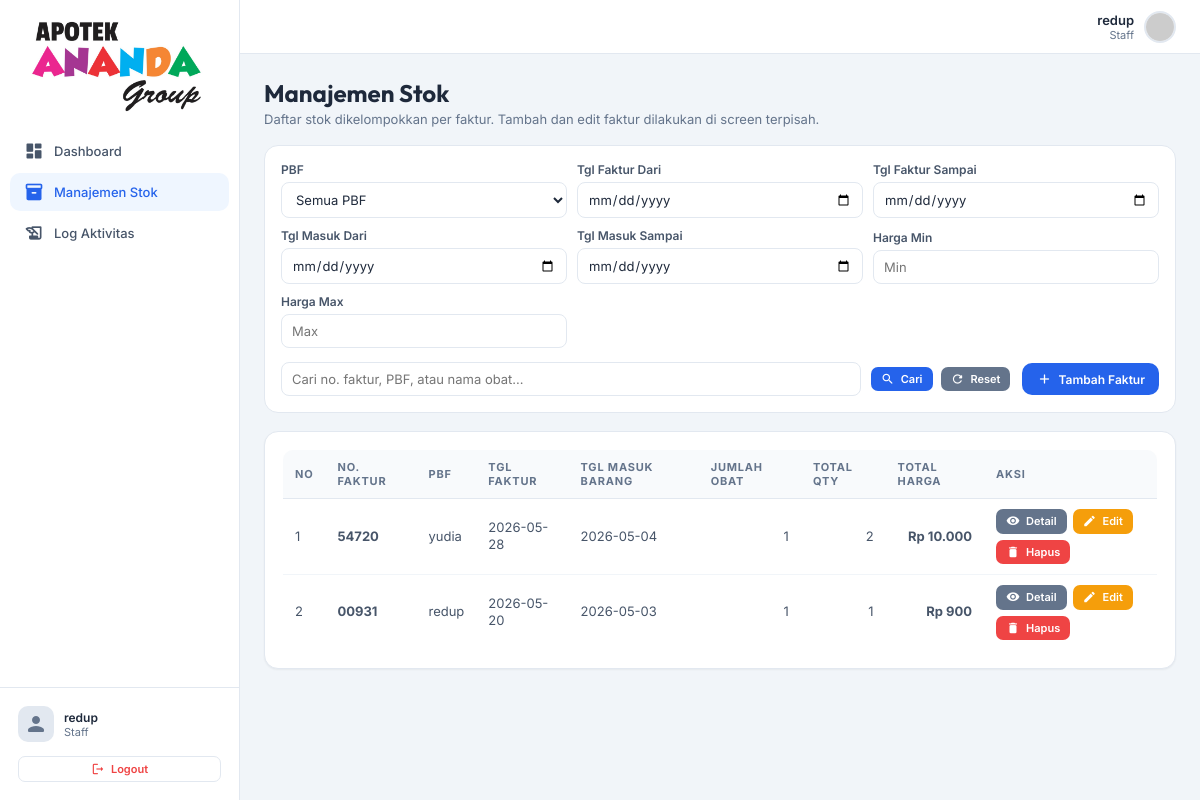
Page /frontend/admin/manajemen_stok.php (signed in) on the earlier database version.
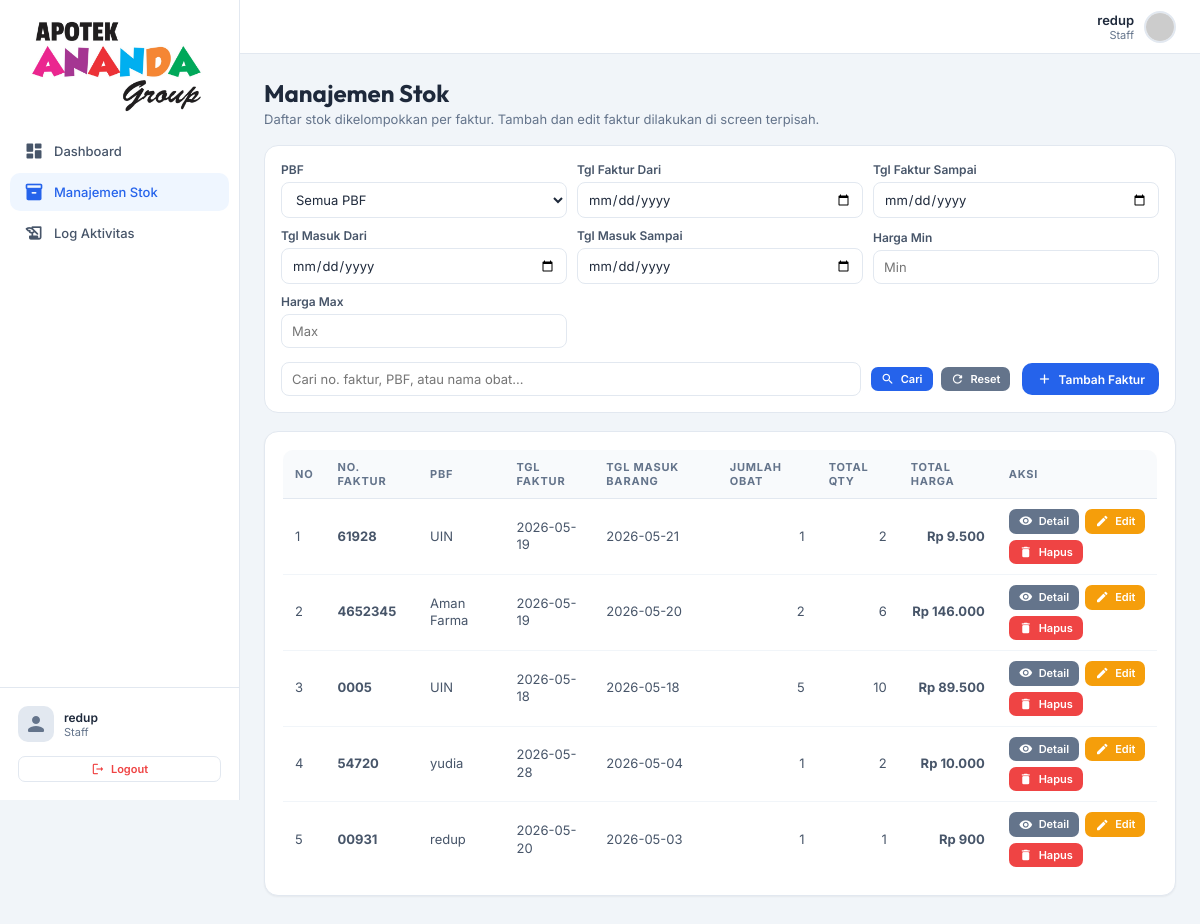
Same page on the later database version.
### tables this page shows
CREATE TABLE `faktur` (
  `id_faktur` int(11) NOT NULL,
  `no_faktur` varchar(100) NOT NULL,
  `id_pbf` int(11) NOT NULL,
  `tanggal_faktur` date NOT NULL,
  `tanggal_masuk` date NOT NULL,
  `tanggal_jatuh_tempo` date DEFAULT NULL,
  `jumlah_obat` int(11) NOT NULL DEFAULT 0,
  `total_qty` int(11) NOT NULL DEFAULT 0,
  `total_harga` decimal(15,2) NOT NULL DEFAULT 0.00,
  `status_bayar` enum('belum_lunas','lunas') NOT NULL DEFAULT 'belum_lunas',
  `tanggal_lunas` date DEFAULT NULL,
  `bukti_pembayaran` varchar(255) DEFAULT NULL,
  `id_user` int(11) NOT NULL,
  `created_at` datetime DEFAULT current_timestamp(),
  `updated_at` datetime DEFAULT current_timestamp() ON UPDATE current_timestamp()
);

CREATE TABLE `pbf` (
  `id_pbf` int(11) NOT NULL,
  `nama_pbf` varchar(100) NOT NULL,
  `alamat` text DEFAULT NULL,
  `no_telepon` varchar(20) DEFAULT NULL,
  `kontak_person` varchar(100) DEFAULT NULL,
  `keterangan` text DEFAULT NULL,
  `id_user` int(11) NOT NULL,
  `created_at` datetime DEFAULT current_timestamp(),
  `updated_at` datetime DEFAULT current_timestamp() ON UPDATE current_timestamp()
);

### frontend/admin/manajemen_stok.php (called while the page is built, shortened)
<?php
require_once __DIR__ . '/../../backend/helpers/session_helper.php';
require_once __DIR__ . '/../templates/header.php';
require_once __DIR__ . '/../../backend/models/stok_masuk.php';
$stokModel = new StokMasuk();
$filterPbf = isset($_GET['pbf']) ? sanitizeInt($_GET['pbf']) : null;
$search    = isset($_GET['search']) ? sanitize($_GET['search']) : null;
$tanggalFakturDari = isset($_GET['tanggal_faktur_dari']) ? sanitize($_GET['tanggal_faktur_dari']) : null;
$tanggalFakturSampai = isset($_GET['tanggal_faktur_sampai']) ? sanitize($_GET['tanggal_faktur_sampai']) : null;
$tanggalMasukDari = isset($_GET['tanggal_masuk_dari']) ? sanitize($_GET['tanggal_masuk_dari']) : null;
$tanggalMasukSampai = isset($_GET['tanggal_masuk_sampai']) ? sanitize($_GET['tanggal_masuk_sampai']) : null;
$hargaMin = (isset($_GET['harga_min']) && $_GET['harga_min'] !== '') ? sanitizeDecimal($_GET['harga_min']) : null;
$hargaMax = (isset($_GET['harga_max']) && $_GET['harga_max'] !== '') ? sanitizeDecimal($_GET['harga_max']) : null;
$stokList  = $stokModel->getAll($filterPbf, $search, $tanggalFakturDari, $tanggalFakturSampai, $tanggalMasukDari, $tanggalMasukSampai, $hargaMin, $hargaMax);
$canDeleteFaktur = true;
require_once __DIR__ . '/../templates/sidebar.php';
require_once __DIR__ . '/../templates/stok_faktur_page.php';
require_once __DIR__ . '/../templates/footer.php';

### backend/config/database.php (called while the page is built, shortened)
<?php
function getDBConnection(): PDO {
    static $pdo = null;
    if ($pdo === null) {
        $dsn = "mysql:host=" . DB_HOST . ";dbname=" . DB_NAME . ";charset=" . DB_CHARSET;
        $options = [
            PDO::ATTR_ERRMODE            => PDO::ERRMODE_EXCEPTION,
            PDO::ATTR_DEFAULT_FETCH_MODE => PDO::FETCH_ASSOC,
            PDO::ATTR_EMULATE_PREPARES   => false,
            PDO::ATTR_STRINGIFY_FETCHES  => false,
            PDO::MYSQL_ATTR_INIT_COMMAND => "SET NAMES utf8mb4 COLLATE utf8mb4_unicode_ci"
        ];
        try {
            $pdo = new PDO($dsn, DB_USER, DB_PASS, $options);
            $pdo->exec("SET time_zone = '" . DB_TIMEZONE . "'");
        } catch (PDOException $e) {
            error_log("Database connection failed: " . $e->getMessage());
            die("Koneksi database gagal. Silakan hubungi administrator.");
        }
    }
    return $pdo;
}

### backend/models/stok_masuk.php (called while the page is built, shortened)
<?php
require_once __DIR__ . '/../config/database.php';
class StokMasuk {
    private PDO $db;
    public function __construct() {
        $this->db = getDBConnection();
    }
    public function getAll(
        ?int $pbfId = null,
        ?string $search = null,
        ?string $tanggalFakturDari = null,
        ?string $tanggalFakturSampai = null,
        ?string $tanggalMasukDari = null,
        ?string $tanggalMasukSampai = null,
        ?float $hargaMin = null,
        ?float $hargaMax = null
    ): array {
        $sql = "SELECT
                    f.*,
                    f.status_bayar AS status_pembayaran,
                    p.nama_pbf,
                    COUNT(ofa.id_obat_faktur) AS jumlah_item,
                    COALESCE(SUM(ofa.qty), 0) AS total_qty,
                    COALESCE(SUM(ofa.total), 0) AS total_faktur,
                    GROUP_CONCAT(DISTINCT ofa.nama_obat ORDER BY ofa.nama_obat SEPARATOR ', ') AS daftar_obat
                FROM faktur f
                JOIN pbf p ON f.id_pbf = p.id_pbf
                LEFT JOIN obat_faktur ofa ON f.id_faktur = ofa.id_faktur";
        $params = [];
        $conditions = [];
        $sql .= " GROUP BY f.id_faktur, f.no_faktur, f.id_pbf, f.tanggal_faktur, f.tanggal_masuk, f.tanggal_jatuh_tempo, f.jumlah_obat, f.total_qty, f.total_harga, f.status_bayar, f.tanggal_lunas, f.bukti_pembayaran, f.id_user, f.created_at, f.updated_at, p.nama_pbf
                  ORDER BY f.tanggal_masuk DESC, f.created_at DESC";
        $stmt = $this->db->prepare($sql);
        $stmt->execute($params);
        return $stmt->fetchAll();
    }
}

### backend/helpers/session_helper.php (called while the page is built, shortened)
<?php
require_once __DIR__ . '/../config/database.php';
function isLoggedIn(): bool {
    return isset($_SESSION['logged_in']) && $_SESSION['logged_in'] === true;
}
function isSuperAdmin(): bool {
    return isLoggedIn() && isset($_SESSION['role']) && $_SESSION['role'] === 'super_admin';
}

### frontend/templates/stok_faktur_page.php (the view, shortened to what the rows shown need)
<?php
$canDeleteFaktur = $canDeleteFaktur ?? false;
$roleFolder = isSuperAdmin() ? 'superadmin' : 'admin';
$tambahUrl = BASE_URL . '/frontend/' . $roleFolder . '/tambah_faktur.php';
$filterPbf = $filterPbf ?? null;
$search = $search ?? null;
$tanggalFakturDari = $tanggalFakturDari ?? null;
$tanggalFakturSampai = $tanggalFakturSampai ?? null;
$tanggalMasukDari = $tanggalMasukDari ?? null;
$tanggalMasukSampai = $tanggalMasukSampai ?? null;
$hargaMin = $hargaMin ?? null;
$hargaMax = $hargaMax ?? null;
$hasFilter = $filterPbf || $search || $tanggalFakturDari || $tanggalFakturSampai || $tanggalMasukDari || $tanggalMasukSampai || $hargaMin || $hargaMax;
?>
<div class="page-header">
    <h1>Manajemen Stok</h1>
</div>
<div class="card">
    <div class="table-wrapper">
        <table>
            <thead>
                <tr>
                    <th>No</th>
                    <th>No. Faktur</th>
                    <th>PBF</th>
                    <th>Tgl Faktur</th>
                    <th>Tgl Masuk Barang</th>
                    <th>Jumlah Obat</th>
                    <th>Total Qty</th>
                    <th>Total Harga</th>
                    <th>Aksi</th>
                </tr>
            </thead>
            <tbody>
                <?php if (empty($stokList)): ?>
                    <tr>
                        <td colspan="9" class="text-center" style="color:#94a3b8;padding:30px;">
                            Belum ada faktur stok<?= $hasFilter ? ' sesuai filter' : '' ?>
                        </td>
                    </tr>
                <?php else: ?>
                    <?php foreach ($stokList as $i => $stok): ?>
                        <tr>
                            <td><?= $i + 1 ?></td>
                            <td>
                                <strong><?= htmlspecialchars($stok['no_faktur']) ?></strong>
                            </td>
                            <td><?= htmlspecialchars($stok['nama_pbf']) ?></td>
                            <td><?= htmlspecialchars($stok['tanggal_faktur']) ?></td>
                            <td><?= htmlspecialchars($stok['tanggal_masuk']) ?></td>
                            <td class="text-right"><?= (int)$stok['jumlah_item'] ?></td>
                            <td class="text-right"><?= (int)$stok['total_qty'] ?></td>
                            <td class="text-right">
                                <strong>Rp <?= number_format($stok['total_faktur'], 0, ',', '.') ?></strong>
                            </td>
                            <td>
                                <div style="display:flex;gap:6px;flex-wrap:wrap;">
                                    <a
                                        class="btn btn-secondary btn-sm"
                                        href="<?= BASE_URL ?>/frontend/<?= $roleFolder ?>/detail_faktur.php?id=<?= (int)$stok['id_faktur'] ?>"
                                    >
                                        <span class="material-icons-round">visibility</span>
                                        Detail
                                    </a>
                                    <a
                                        class="btn btn-warning btn-sm"
                                        href="<?= $tambahUrl ?>?id=<?= (int)$stok['id_faktur'] ?>"
                                    >
                                        <span class="material-icons-round">edit</span>
                                        Edit
                                    </a>
                                    <?php if ($canDeleteFaktur): ?>
                                        <form
                                            method="POST"
                                            action="<?= BASE_URL ?>/backend/controllers/stok_masuk_controller.php?action=delete_faktur"
                                            onsubmit="return confirm('Hapus faktur ini beserta semua item obat dan batch-nya?')"
                                        >
                                            <button type="submit" class="btn btn-danger btn-sm">
                                                <span class="material-icons-round">delete</span>
                                                Hapus
                                            </button>
                                        </form>
                                    <?php endif; ?>
                                </div>
                            </td>
                        </tr>
                    <?php endforeach; ?>
                <?php endif; ?>
            </tbody>
        </table>
    </div>
</div>

Differences in the rows shown:
added faktur: no_faktur "61928", id_pbf.nama_pbf "UIN", tanggal_faktur "2026-05-19", tanggal_masuk "2026-05-21", jumlah_item "1", total_qty "2", total_faktur "9.500"
added faktur: no_faktur "4652345", id_pbf.nama_pbf "Aman Farma", tanggal_faktur "2026-05-19", tanggal_masuk "2026-05-20", jumlah_item "2", total_qty "6", total_faktur "146.000"
added faktur: no_faktur "0005", id_pbf.nama_pbf "UIN", tanggal_faktur "2026-05-18", tanggal_masuk "2026-05-18", jumlah_item "5", total_qty "10", total_faktur "89.500"
